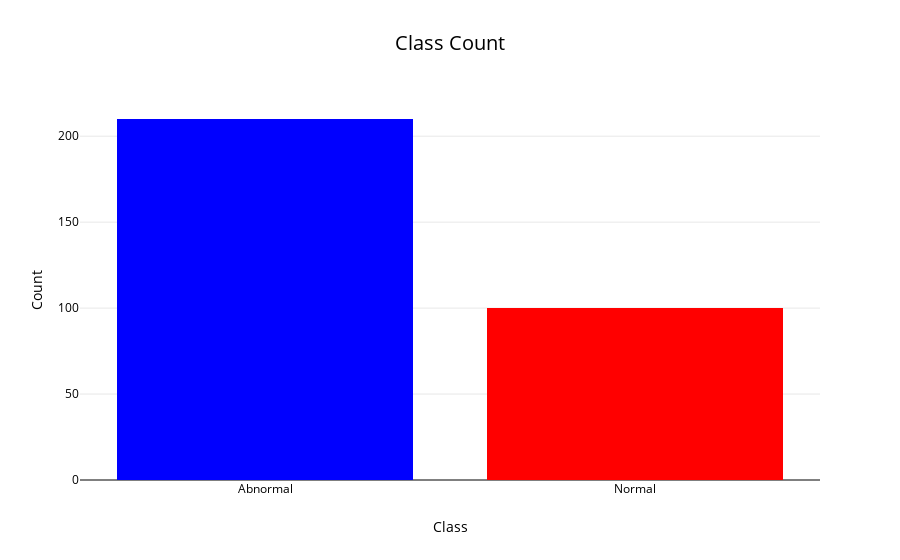

Here is the notebook cell this chart was saved with:
### Code cell
fig = {
    "data" : [
        {
            "x" : data["class"],
            "name" : "class",
            "marker" : {"color" : ["blue", "red"]},
            "type" : "histogram"
        }
    ],
    
    "layout" : {
        "title" : "Class Count",
        "titlefont" : {"color" : "black",
                       "size" : 20},
        "xaxis" : {"title" : "Class",
                   "color" : "black"},
        "yaxis" : {"title" : "Count",
                   "color" : "black"}
    }
}

iplot(fig)

### Figure 1 — Plotly figure (JSON) as saved in the notebook; plotly's stock layout.template omitted (floating-point values rounded to 4 significant figures; data arrays with more than 128 entries replaced by an {"elided": "..."} marker saying what was removed)
{"data": [{"marker": {"color": ["blue", "red"]}, "name": "class", "x": {"elided": "310 str values"}, "type": "histogram", "uid": "5899f72e-6fdf-48f9-8767-3bc4e0e4118e"}], "layout": {"title": {"text": "Class Count", "font": {"color": "black", "size": 20}}, "xaxis": {"color": "black", "title": {"text": "Class"}}, "yaxis": {"color": "black", "title": {"text": "Count"}}}}
